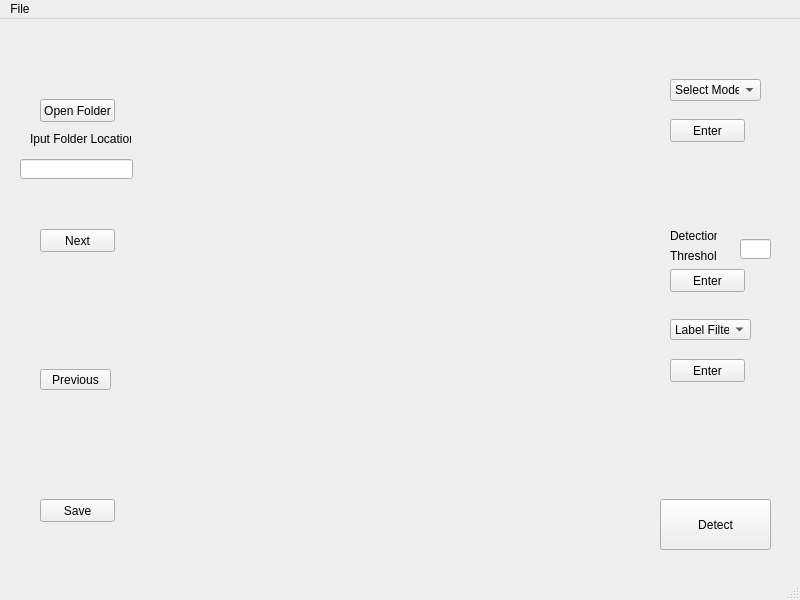
<?xml version="1.0" encoding="UTF-8"?>
<ui version="4.0">
 <class>MainWindow</class>
 <widget class="QMainWindow" name="MainWindow">
  <property name="geometry">
   <rect>
    <x>0</x>
    <y>0</y>
    <width>800</width>
    <height>600</height>
   </rect>
  </property>
  <property name="windowTitle">
   <string>MainWindow</string>
  </property>
  <widget class="QWidget" name="centralwidget">
   <widget class="QPushButton" name="open">
    <property name="geometry">
     <rect>
      <x>40</x>
      <y>80</y>
      <width>75</width>
      <height>23</height>
     </rect>
    </property>
    <property name="text">
     <string>Open Folder</string>
    </property>
   </widget>
   <widget class="QComboBox" name="Select">
    <property name="geometry">
     <rect>
      <x>670</x>
      <y>60</y>
      <width>91</width>
      <height>22</height>
     </rect>
    </property>
    <item>
     <property name="text">
      <string notr="true">Select Model</string>
     </property>
    </item>
    <item>
     <property name="text">
      <string>FRCNN</string>
     </property>
    </item>
    <item>
     <property name="text">
      <string>Mobilenet</string>
     </property>
    </item>
    <item>
     <property name="text">
      <string>SSD</string>
     </property>
    </item>
   </widget>
   <widget class="QPushButton" name="next">
    <property name="geometry">
     <rect>
      <x>40</x>
      <y>210</y>
      <width>75</width>
      <height>23</height>
     </rect>
    </property>
    <property name="text">
     <string>Next</string>
    </property>
   </widget>
   <widget class="QPushButton" name="prev">
    <property name="geometry">
     <rect>
      <x>40</x>
      <y>350</y>
      <width>71</width>
      <height>21</height>
     </rect>
    </property>
    <property name="text">
     <string>Previous</string>
    </property>
   </widget>
   <widget class="QPushButton" name="save">
    <property name="geometry">
     <rect>
      <x>40</x>
      <y>480</y>
      <width>75</width>
      <height>23</height>
     </rect>
    </property>
    <property name="text">
     <string>Save</string>
    </property>
   </widget>
   <widget class="QLabel" name="label1">
    <property name="geometry">
     <rect>
      <x>670</x>
      <y>210</y>
      <width>47</width>
      <height>13</height>
     </rect>
    </property>
    <property name="text">
     <string>Detection</string>
    </property>
   </widget>
   <widget class="QLabel" name="label2">
    <property name="geometry">
     <rect>
      <x>670</x>
      <y>230</y>
      <width>47</width>
      <height>13</height>
     </rect>
    </property>
    <property name="text">
     <string>Threshold</string>
    </property>
   </widget>
   <widget class="QLineEdit" name="thres">
    <property name="geometry">
     <rect>
      <x>740</x>
      <y>220</y>
      <width>31</width>
      <height>20</height>
     </rect>
    </property>
   </widget>
   <widget class="QComboBox" name="Filter">
    <property name="geometry">
     <rect>
      <x>670</x>
      <y>300</y>
      <width>81</width>
      <height>21</height>
     </rect>
    </property>
    <item>
     <property name="text">
      <string notr="true">Label Filter</string>
     </property>
    </item>
    <item>
     <property name="text">
      <string>Person</string>
     </property>
    </item>
    <item>
     <property name="text">
      <string>Cat</string>
     </property>
    </item>
    <item>
     <property name="text">
      <string>Dog</string>
     </property>
    </item>
    <item>
     <property name="text">
      <string>Bottle</string>
     </property>
    </item>
    <item>
     <property name="text">
      <string>Chair</string>
     </property>
    </item>
   </widget>
   <widget class="QPushButton" name="Detect">
    <property name="geometry">
     <rect>
      <x>660</x>
      <y>480</y>
      <width>111</width>
      <height>51</height>
     </rect>
    </property>
    <property name="text">
     <string>Detect</string>
    </property>
   </widget>
   <widget class="QLabel" name="photo">
    <property name="geometry">
     <rect>
      <x>160</x>
      <y>50</y>
      <width>471</width>
      <height>461</height>
     </rect>
    </property>
    <property name="text">
     <string/>
    </property>
    <property name="pixmap">
     <pixmap>image1.jpg</pixmap>
    </property>
    <property name="scaledContents">
     <bool>true</bool>
    </property>
    <property name="wordWrap">
     <bool>false</bool>
    </property>
   </widget>
   <widget class="QLabel" name="label">
    <property name="geometry">
     <rect>
      <x>30</x>
      <y>110</y>
      <width>101</width>
      <height>20</height>
     </rect>
    </property>
    <property name="text">
     <string>Iput Folder Location:</string>
    </property>
   </widget>
   <widget class="QLineEdit" name="file_loc">
    <property name="geometry">
     <rect>
      <x>20</x>
      <y>140</y>
      <width>113</width>
      <height>20</height>
     </rect>
    </property>
   </widget>
   <widget class="QPushButton" name="get_thresh">
    <property name="geometry">
     <rect>
      <x>670</x>
      <y>250</y>
      <width>75</width>
      <height>23</height>
     </rect>
    </property>
    <property name="text">
     <string>Enter</string>
    </property>
   </widget>
   <widget class="QPushButton" name="get_model">
    <property name="geometry">
     <rect>
      <x>670</x>
      <y>100</y>
      <width>75</width>
      <height>23</height>
     </rect>
    </property>
    <property name="text">
     <string>Enter</string>
    </property>
   </widget>
   <widget class="QPushButton" name="get_filter">
    <property name="geometry">
     <rect>
      <x>670</x>
      <y>340</y>
      <width>75</width>
      <height>23</height>
     </rect>
    </property>
    <property name="text">
     <string>Enter</string>
    </property>
   </widget>
  </widget>
  <widget class="QMenuBar" name="menubar">
   <property name="geometry">
    <rect>
     <x>0</x>
     <y>0</y>
     <width>800</width>
     <height>21</height>
    </rect>
   </property>
   <widget class="QMenu" name="menuFile">
    <property name="title">
     <string>File</string>
    </property>
    <addaction name="actionSave"/>
    <addaction name="actionOpen"/>
   </widget>
   <addaction name="menuFile"/>
  </widget>
  <widget class="QStatusBar" name="statusbar"/>
  <action name="actionNew">
   <property name="text">
    <string>New</string>
   </property>
   <property name="shortcut">
    <string>Ctrl+N</string>
   </property>
  </action>
  <action name="actionSave">
   <property name="text">
    <string>Save</string>
   </property>
   <property name="shortcut">
    <string>Ctrl+S</string>
   </property>
  </action>
  <action name="actionOpen">
   <property name="text">
    <string>Open</string>
   </property>
   <property name="shortcut">
    <string>Ctrl+O</string>
   </property>
  </action>
 </widget>
 <resources/>
 <connections/>
</ui>
